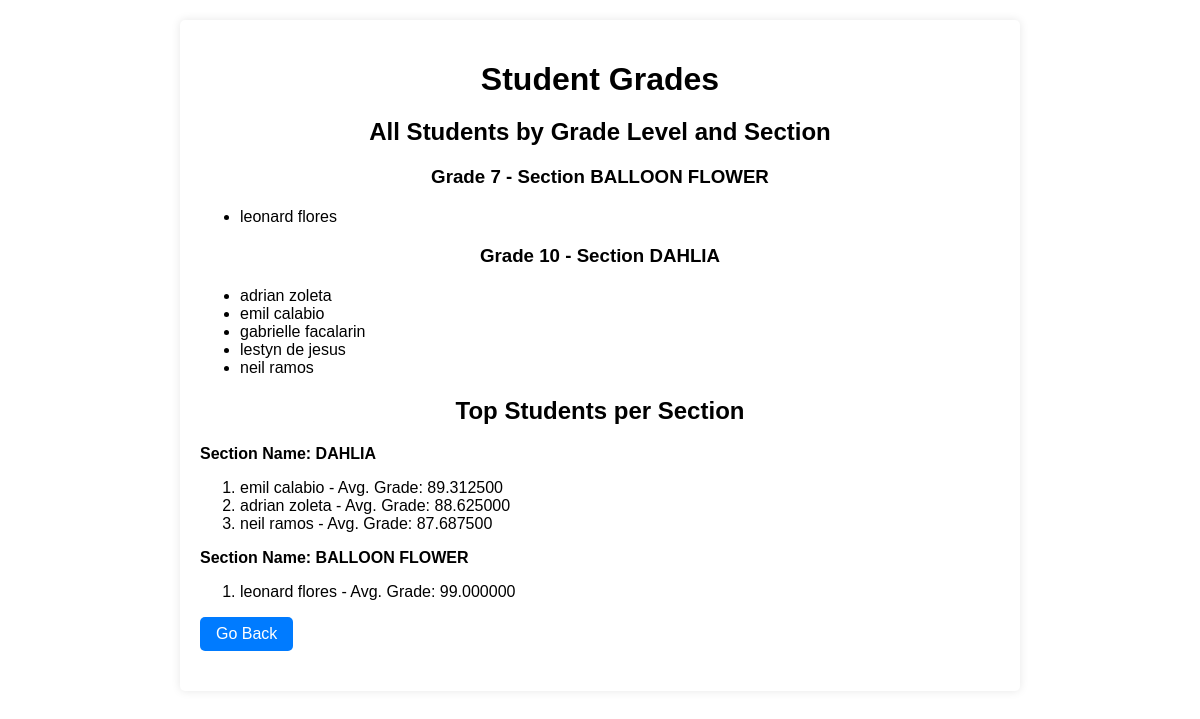
Page /view_all_students.php on the committed database.
### tables this page shows
CREATE TABLE `students` (
  `student_id` int(11) NOT NULL,
  `student_name` varchar(255) NOT NULL,
  `grade_level` int(11) NOT NULL,
  `is_science` tinyint(1) NOT NULL DEFAULT 0,
  `section_name` varchar(255) NOT NULL,
  `grade_level_id` int(11) NOT NULL,
  `section_id` int(11) DEFAULT NULL
);

CREATE TABLE `grade_level` (
  `id` int(11) NOT NULL,
  `year` int(11) NOT NULL
);

CREATE TABLE `sections` (
  `id` int(11) NOT NULL,
  `section_name` varchar(255) NOT NULL,
  `section_type` varchar(50) NOT NULL
);

### view_all_students.php (the view, shortened to what this page needs)
<!DOCTYPE html>
<html lang="en">
<head>
</head>
<body>
    <div class="container">
        <h1>Student Grades</h1>
<?php
$hostName = "localhost";
$dbUser = "root";
$dbPassword = "";
$dbName = "users";
$conn = mysqli_connect($hostName, $dbUser, $dbPassword, $dbName);
$sql = "SELECT grade_level.year, sections.section_name, students.student_name
        FROM students
        INNER JOIN grade_level ON students.grade_level_id = grade_level.id
        INNER JOIN sections ON students.section_id = sections.id
        ORDER BY grade_level.year, sections.section_name, students.student_name";
$result = mysqli_query($conn, $sql);
if (mysqli_num_rows($result) > 0) {
    echo "<h2>All Students by Grade Level and Section</h2>";
    $currentYear = '';
    $currentSection = '';
    while ($row = mysqli_fetch_assoc($result)) {
        $year = $row['year'];
        $sectionName = $row['section_name'];
        $studentName = $row['student_name'];
        if ($year !== $currentYear || $sectionName !== $currentSection) {
            if ($currentYear !== '') {
                echo "</ul>";
            }
            echo "<h3>Grade $year - Section $sectionName</h3>";
            echo "<ul>";
            $currentYear = $year;
            $currentSection = $sectionName;
        }
        echo "<li>$studentName</li>";
    }
    echo "</ul>";
} else {
    echo "No student records found.";
}
$sqlTopStudents = "SELECT students.student_id, students.student_name,
    sections.section_name, AVG(student_grades.total_grade) AS avg_grade
    FROM students
    INNER JOIN student_grades ON students.student_id = student_grades.student_id
    INNER JOIN sections ON students.section_id = sections.id
    GROUP BY students.student_id, students.student_name, sections.section_name";
$resultTopStudents = mysqli_query($conn, $sqlTopStudents);
if (mysqli_num_rows($resultTopStudents) > 0) {
    $topStudentsPerSection = [];
    while ($row = mysqli_fetch_assoc($resultTopStudents)) {
        $sectionName = $row['section_name'];
        $studentName = $row['student_name'];
        $avgGrade = $row['avg_grade'];
        if (!isset($topStudentsPerSection[$sectionName])) {
            $topStudentsPerSection[$sectionName] = [];
        }
        $topStudentsPerSection[$sectionName][] = ['student_name' => $studentName, 'avg_grade' => $avgGrade];
    }
    echo "<h2>Top Students per Section</h2>";
    foreach ($topStudentsPerSection as $sectionName => $topStudents) {
        echo "<strong>Section Name: $sectionName</strong><br>";
        echo "<ol>";
        $topThree = array_slice($topStudents, 0, 3);
        foreach ($topThree as $student) {
            echo "<li>" . $student['student_name'] . " - Avg. Grade: " . $student['avg_grade'] . "</li>";
        }
        echo "</ol>";
    }
} else {
    echo "No top students found.";
}
?>
        <a href="javascript:history.go(-1)" class="back-button">Go Back</a>
    </div>
</body>
</html>

### view_all_students.php (style rules this page uses)
body { font-family: Arial, sans-serif; background-color: #f4f4f4; margin: 0; padding: 0; background-color: rgba(255, 255, 255, 0.0); }
.container { max-width: 800px; margin: 20px auto; background-color: #fff; padding: 20px; border-radius: 5px; box-shadow: 0 0 10px rgba(0, 0, 0, 0.1); }
h1, h2, h3 { text-align: center; margin-bottom: 20px; }
.back-button { display: inline-block; padding: 8px 16px; background-color: #007bff; color: #fff; text-decoration: none; border-radius: 5px; margin-bottom: 20px; }

### rows in the picture
students: grade_level.year "7", section.section_name "BALLOON FLOWER", student_name "leonard flores", avg_grade "99.000000"
students: grade_level.year "10", section.section_name "DAHLIA", student_name "adrian zoleta", avg_grade "88.625000"
students: student_name "emil calabio", avg_grade "89.312500"
students: student_name "gabrielle facalarin"
students: student_name "lestyn de jesus"
students: student_name "neil ramos", avg_grade "87.687500"

### other values in the picture
$sectionName "DAHLIA"
